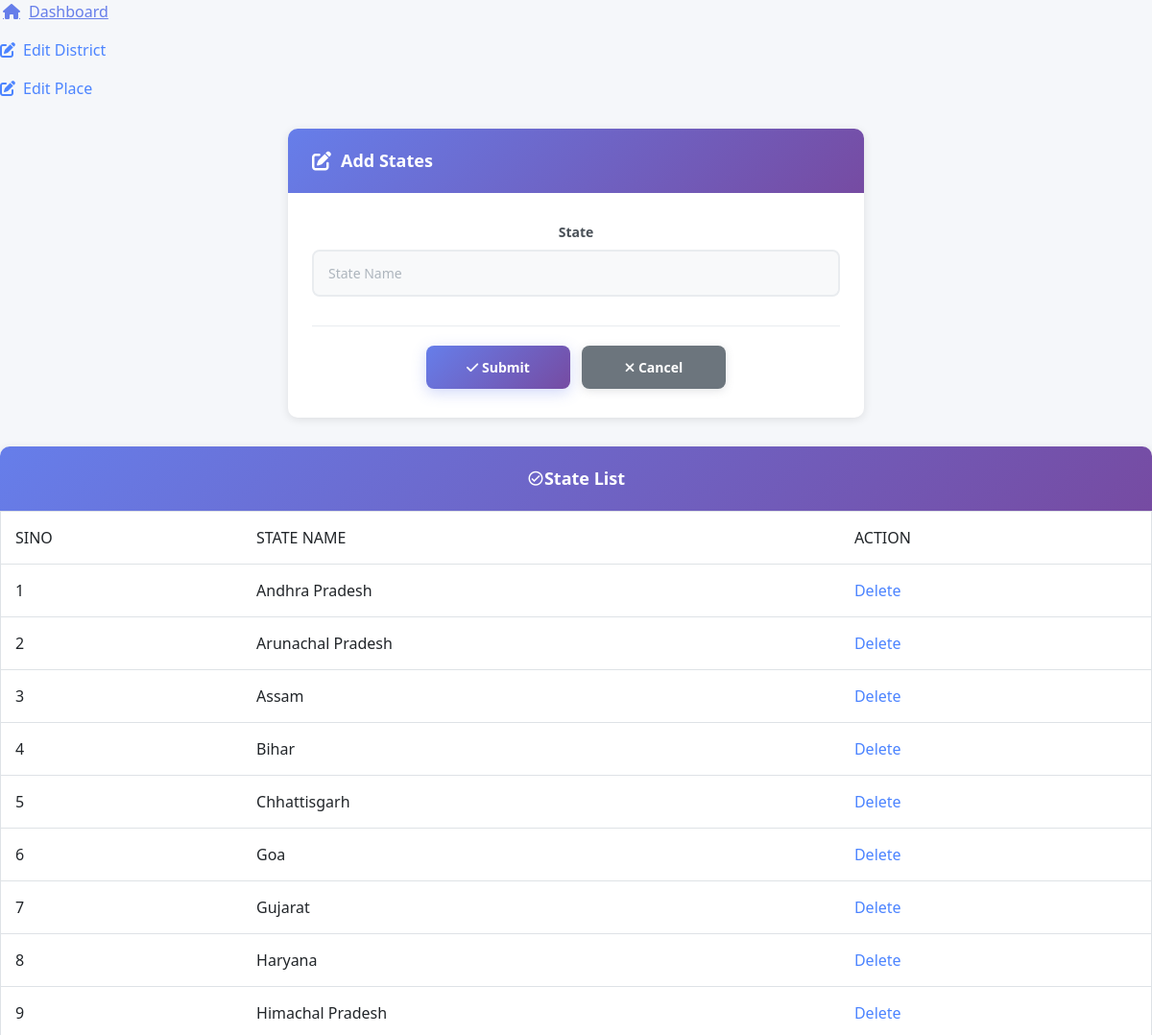
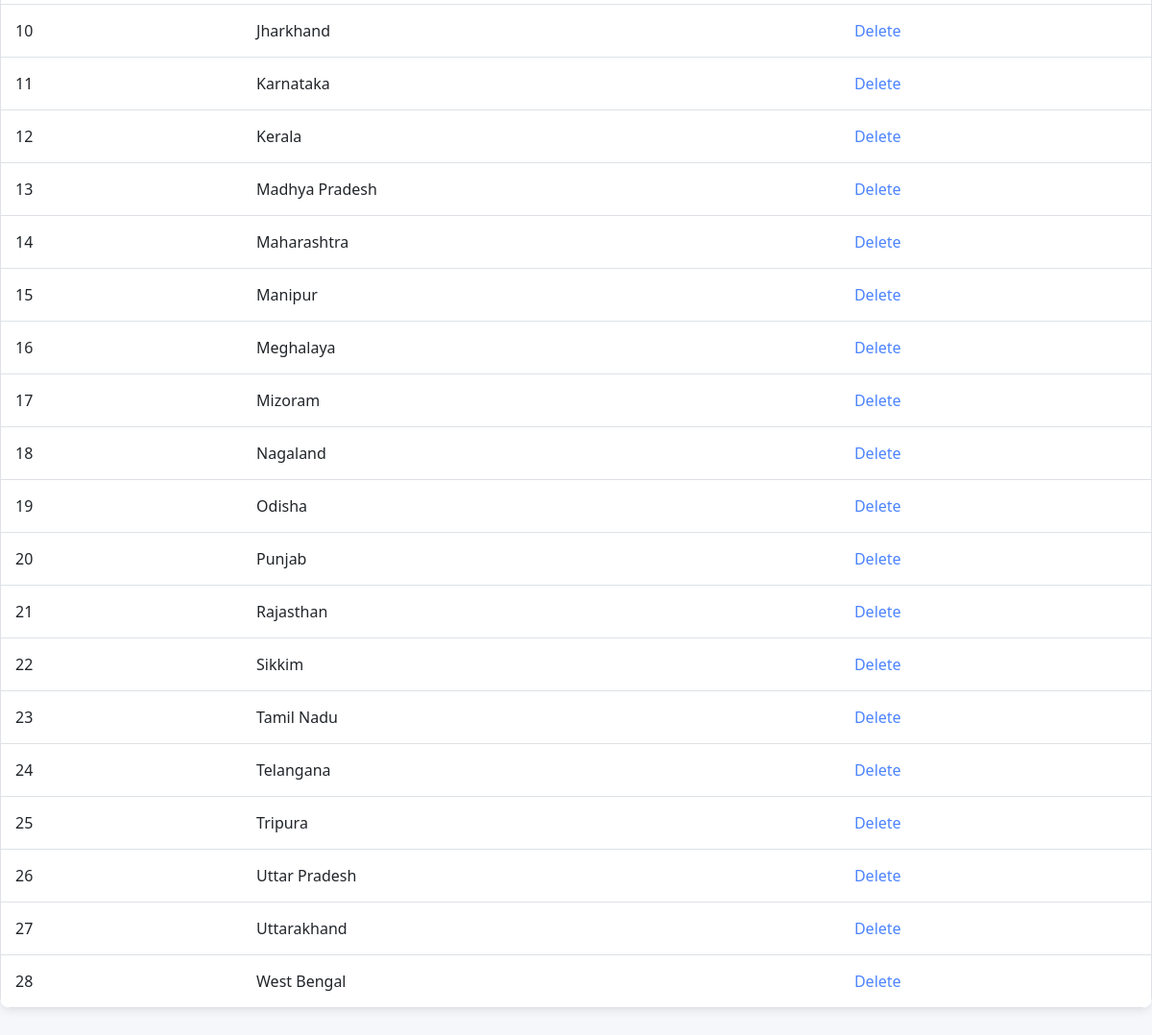
Page /Admin/State.php on the committed database (2 pictures, top to bottom).
### tables this page shows
CREATE TABLE `tbl_state` (
  `state_id` int(11) NOT NULL,
  `state_name` varchar(50) NOT NULL
);

### Admin/State.php (the view, shortened to what this page needs)
<?php
include("../Assets/Connection/connection.php");
		?>
<!DOCTYPE html PUBLIC "-//W3C//DTD XHTML 1.0 Transitional//EN" "http://www.w3.org/TR/xhtml1/DTD/xhtml1-transitional.dtd">
<html xmlns="http://www.w3.org/1999/xhtml">
<head>
<link rel="stylesheet" href="https://cdnjs.cloudflare.com/ajax/libs/MaterialDesign-Webfont/7.0.96/css/materialdesignicons.min.css">
    <link href="https://cdnjs.cloudflare.com/ajax/libs/bootstrap/5.3.0/css/bootstrap.min.css" rel="stylesheet">
    <link rel="stylesheet" href="https://cdnjs.cloudflare.com/ajax/libs/font-awesome/6.4.0/css/all.min.css">
   <link rel="stylesheet" href="../Assets/Templates/Admin/Admin-Template/Styles/Dashboard.css">
   <link rel="stylesheet" href="../Assets/Templates/Admin/Admin-Template/Styles/ButtonImage.css">
	 <link rel="stylesheet" href="../Assets/Templates/Admin/Admin-Template/Styles/FormsTextbox.css">
</head>
<body>
  <p> <a href="AdminHome.php" class="link-with-icon">
        <i class="fas fa-home"></i>
        Dashboard
        </a>
</p>
<p> <a href="District.php" class="link-with-icon">
        <i class="fas fa-edit"></i>
        Edit District
        </a>
</p>
<p> <a href="place.php" class="link-with-icon">
        <i class="fas fa-edit"></i>
        Edit Place
        </a>
</p>
<center>
<form id="form1" name="form1" method="post" action="">
  <div class="form-container">
    <div class="form-header">
      <i class="fas fa-edit"></i> Add States
    </div>
    <div class="form-body">
      <div class="form-group">
        <label for="txt_name2" class="form-label">State</label>
        <input type="text" name="txt_name" id="txt_name2" class="form-control" placeholder="State Name" required />
      </div>
      <div class="form-actions">
        <button type="submit" name="btn_submit" id="btn_submit" class="btn-primary">
          <i class="fas fa-check"></i> Submit
        </button>
        <button type="reset" name="txt_cancel" id="txt_cancel" class="btn-secondary">
          <i class="fas fa-times"></i> Cancel
        </button>
      </div>
    </div>
</div>
<div class="table-container">
<div class="table-header">
<i class="mdi mdi-check-circle-outline"></i>State List
</div>
  <div class="table-responsive">
<table border="1" height="150" class="table">
   <tr>
         <td>SINO</td>
         <td>STATE NAME</td>
         <td>ACTION</td>
   </tr>
   <?php
   $i=0;
   $selqry="select * from tbl_state ";
   $rows=$con->query($selqry);
   while($data=$rows->fetch_assoc())
   {
	    $i++;
	?>
	<tr>
        <td><?php echo $i ?></td>
        <td><?php echo $data['state_name'] ?></td>
        <td><a href="State.php? clrID=<?php echo $data['state_id']?>">Delete</a></td>
</tr>
   <?php
   }
   ?>
 </table>
 </div>
 </div>
</form>
</center>
</body>
</html>

### Assets/Templates/Admin/Admin-Template/Styles/Dashboard.css (style rules this page uses)
:root { --primary-color: #4c84ff; --secondary-color: #6c757d; --success-color: #28a745; --danger-color: #dc3545; --warning-color: #ffc107; --info-color: #17a2b8; --light-color: #f8f9fa; --dark-color: #343a40; --sidebar-width: 280px; }
* { margin: 0; padding: 0; box-sizing: border-box; }
body { font-family: 'Segoe UI', Tahoma, Geneva, Verdana, sans-serif; background-color: #f5f7fa; color: #333; }
.table-container { background: white; border-radius: 10px; box-shadow: 0 2px 10px rgba(0,0,0,0.1); margin-bottom: 30px; overflow: hidden; }
.table-header { background: linear-gradient(135deg, #667eea 0%, #764ba2 100%); color: white; padding: 20px 25px; font-size: 18px; font-weight: 600; }
.table-responsive { border-radius: 0 0 10px 10px; }
.table { margin-bottom: 0; }
.table td { padding: 15px; vertical-align: middle; border-bottom: 1px solid #dee2e6; }
.table-container { animation: fadeIn 0.5s ease; }

### Assets/Templates/Admin/Admin-Template/Styles/ButtonImage.css (style rules this page uses)
.btn-primary { padding: 12px 30px; background: linear-gradient(135deg, #667eea 0%, #764ba2 100%); color: white; border: none; border-radius: 8px; font-size: 14px; font-weight: 600; cursor: pointer; text-decoration: none; display: inline-block; transition: all 0.3s ease; box-shadow: 0 4px 15px rgba(102, 126, 234, 0.3); }
.btn-secondary { padding: 12px 30px; background: #6c757d; color: white; border: none; border-radius: 8px; font-size: 14px; font-weight: 600; cursor: pointer; text-decoration: none; display: inline-block; transition: all 0.3s ease; box-shadow: 0 2px 10px rgba(108, 117, 125, 0.2); }
a { color: #4c84ff; text-decoration: none; transition: all 0.3s ease; }
.link-with-icon { display: inline-flex; align-items: center; gap: 8px; color: #4c84ff; text-decoration: none; font-weight: 500; transition: all 0.3s ease; }
.link-with-icon i { font-size: 16px; transition: transform 0.3s ease; }

### Assets/Templates/Admin/Admin-Template/Styles/FormsTextbox.css (style rules this page uses)
.form-container { background: white; border-radius: 10px; box-shadow: 0 2px 10px rgba(0,0,0,0.1); max-width: 600px; margin: 30px auto; overflow: hidden; animation: fadeIn 0.5s ease; }
.form-header { background: linear-gradient(135deg, #667eea 0%, #764ba2 100%); color: white; padding: 20px 25px; font-size: 18px; font-weight: 600; display: flex; align-items: center; gap: 10px; }
.form-header i { font-size: 20px; }
.form-body { padding: 30px 25px; }
.form-group { margin-bottom: 25px; }
.form-label { display: block; margin-bottom: 8px; color: #495057; font-weight: 600; font-size: 14px; }
.form-control { width: 100%; padding: 12px 15px; border: 2px solid #e9ecef; border-radius: 8px; font-size: 14px; font-family: 'Segoe UI', Tahoma, Geneva, Verdana, sans-serif; color: #495057; background-color: #f8f9fa; transition: all 0.3s ease; outline: none; }
.form-control::placeholder { color: #adb5bd; }
.form-actions { display: flex; gap: 12px; justify-content: center; margin-top: 30px; padding-top: 20px; border-top: 1px solid #e9ecef; }
.form-actions button, .form-actions input[type="submit"], .form-actions input[type="reset"], .form-actions input[type="button"] { flex: 1; max-width: 150px; }

### rows in the picture
tbl_state: state_name "Andhra Pradesh"
tbl_state: state_name "Arunachal Pradesh"
tbl_state: state_name "Assam"
tbl_state: state_name "Bihar"
tbl_state: state_name "Chhattisgarh"
tbl_state: state_name "Goa"
tbl_state: state_name "Gujarat"
tbl_state: state_name "Haryana"
tbl_state: state_name "Himachal Pradesh"
tbl_state: state_name "Jharkhand"
tbl_state: state_name "Karnataka"
tbl_state: state_name "Kerala"
tbl_state: state_name "Madhya Pradesh"
tbl_state: state_name "Maharashtra"
tbl_state: state_name "Manipur"
tbl_state: state_name "Meghalaya"
tbl_state: state_name "Mizoram"
tbl_state: state_name "Nagaland"
tbl_state: state_name "Odisha"
tbl_state: state_name "Punjab"
tbl_state: state_name "Rajasthan"
tbl_state: state_name "Sikkim"
tbl_state: state_name "Tamil Nadu"
tbl_state: state_name "Telangana"
tbl_state: state_name "Tripura"
tbl_state: state_name "Uttar Pradesh"
tbl_state: state_name "Uttarakhand"
tbl_state: state_name "West Bengal"
